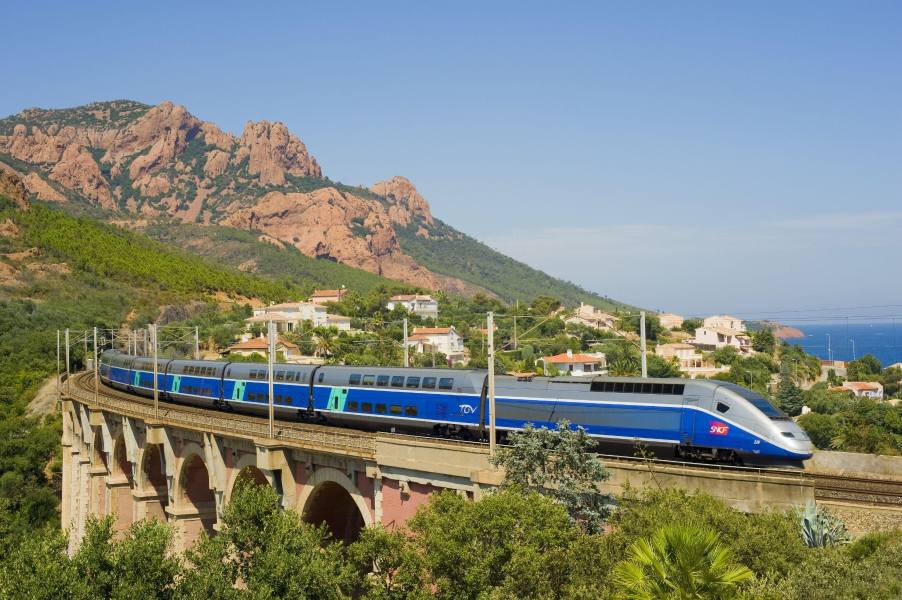
#> input picture do_an/train.jpg, 1804 x 1200 px (shown at 1/2 size)
$ python remove_object_seam_carving.py -resize -im train.jpg -out out.png   (older library calls are emulated)
#> lines starting #> are read from the running program, lines starting #| are printed output that depends on the picture
# USAGE:
# python seam_carving.py (-resize | -remove) -im IM -out OUT [-mask MASK]
#                        [-rmask RMASK] [-dy DY] [-dx DX] [-vis] [-hremove] [-backward_energy]
# Examples:
# python seam_carving.py -resize -im demos/ratatouille.jpg -out ratatouille_resize.jpg
#        -mask demos/ratatouille_mask.jpg -dy 20 -dx -200 -vis
# python seam_carving.py -remove -im demos/eiffel.jpg -out eiffel_remove.jpg
#        -rmask demos/eiffel_mask.jpg -vis

import numpy as np
import cv2
import argparse
from numba import jit
from scipy import ndimage as ndi

SEAM_COLOR = np.array([255, 200, 200])    # seam visualization color (BGR)
SHOULD_DOWNSIZE = True                    # if True, downsize image for faster carving
DOWNSIZE_WIDTH = 500                      # resized image width if SHOULD_DOWNSIZE is True
ENERGY_MASK_CONST = 100000.0              # large energy value for protective masking
MASK_THRESHOLD = 10                       # minimum pixel intensity for binary mask
USE_FORWARD_ENERGY = True                 # if True, use forward energy algorithm

########################################
# UTILITY CODE
########################################

# [9 lines left out: function visualize, not called in this run]

def resize(image, width):
    dim = None
    h, w = image.shape[:2]
    dim = (width, int(h * width / float(w)))
    return cv2.resize(image, dim)

def rotate_image(image, clockwise):
    k = 1 if clockwise else 3
    return np.rot90(image, k)

########################################
# ENERGY FUNCTIONS
########################################

# [207 lines left out: functions backward_energy, forward_energy, add_seam, add_seam_grayscale, remove_seam, remove_seam_grayscale and 3 more, not called in this run]

########################################
# MAIN DRIVER FUNCTIONS
########################################

def seam_carve(im, dy, dx, mask=None, vis=False):
    im = im.astype(np.float64)
    h, w = im.shape[:2]
    assert h + dy > 0 and w + dx > 0 and dy <= h and dx <= w

    if mask is not None:
        mask = mask.astype(np.float64)

    output = im

    if dx < 0:
        output, mask = seams_removal(output, -dx, mask, vis)

    elif dx > 0:
        output, mask = seams_insertion(output, dx, mask, vis)

    if dy < 0:
        output = rotate_image(output, True)
        if mask is not None:
            mask = rotate_image(mask, True)
        output, mask = seams_removal(output, -dy, mask, vis, rot=True)
        output = rotate_image(output, False)

    elif dy > 0:
        output = rotate_image(output, True)
        if mask is not None:
            mask = rotate_image(mask, True)
        output, mask = seams_insertion(output, dy, mask, vis, rot=True)
        output = rotate_image(output, False)

    return output


# [30 lines left out: function object_removal, not called in this run]


if __name__ == '__main__':
    ap = argparse.ArgumentParser()
    group = ap.add_mutually_exclusive_group(required=True)
    group.add_argument("-resize", action='store_true')
    group.add_argument("-remove", action='store_true')

    ap.add_argument("-im", help="Path to image", required=True)
    ap.add_argument("-out", help="Output file name", required=True)
    ap.add_argument("-mask", help="Path to (protective) mask")
    ap.add_argument("-rmask", help="Path to removal mask")
    ap.add_argument("-dy", help="Number of vertical seams to add/subtract", type=int, default=0)
    ap.add_argument("-dx", help="Number of horizontal seams to add/subtract", type=int, default=0)
    ap.add_argument("-vis", help="Visualize the seam removal process", action='store_true')
    ap.add_argument("-hremove", help="Remove horizontal seams for object removal", action='store_true')
    ap.add_argument("-backward_energy", help="Use backward energy map (default is forward)", action='store_true')
    args = vars(ap.parse_args())

    IM_PATH, MASK_PATH, OUTPUT_NAME, R_MASK_PATH = args["im"], args["mask"], args["out"], args["rmask"]

    im = cv2.imread(IM_PATH)
#> im is the input picture: shape (1200, 1804, 3); mean B, G, R 127.6, 135.8, 127.6
    assert im is not None
    mask = cv2.imread(MASK_PATH, 0) if MASK_PATH else None
    rmask = cv2.imread(R_MASK_PATH, 0) if R_MASK_PATH else None

    USE_FORWARD_ENERGY = not args["backward_energy"]

    # downsize image for faster processing
    h, w = im.shape[:2]
#> h = 1200; w = 1804
    if SHOULD_DOWNSIZE and w > DOWNSIZE_WIDTH:
        im = resize(im, width=DOWNSIZE_WIDTH)
#> in resize, `return cv2.resize(image, dim)`:
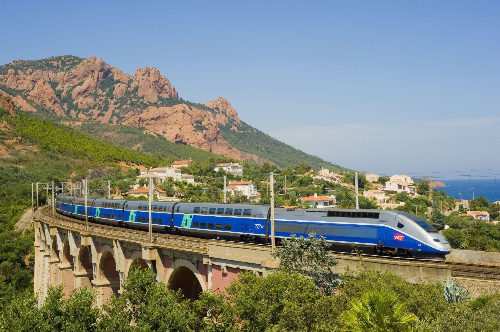
#> returned value: shape (332, 500, 3); mean of channels 0, 1, 2 127.5, 135.7, 127.5; drawn as B, G, R
        if mask is not None:
            mask = resize(mask, width=DOWNSIZE_WIDTH)
        if rmask is not None:
            rmask = resize(rmask, width=DOWNSIZE_WIDTH)

    # image resize mode
    if args["resize"]:
        dy, dx = args["dy"], args["dx"]
        assert dy is not None and dx is not None
        output = seam_carve(im, dy, dx, mask, args["vis"])
        cv2.imwrite(OUTPUT_NAME, output)

    # object removal mode
    elif args["remove"]:
        assert rmask is not None
        output = object_removal(im, rmask, mask, args["vis"], args["hremove"])
        cv2.imwrite(OUTPUT_NAME, output)
